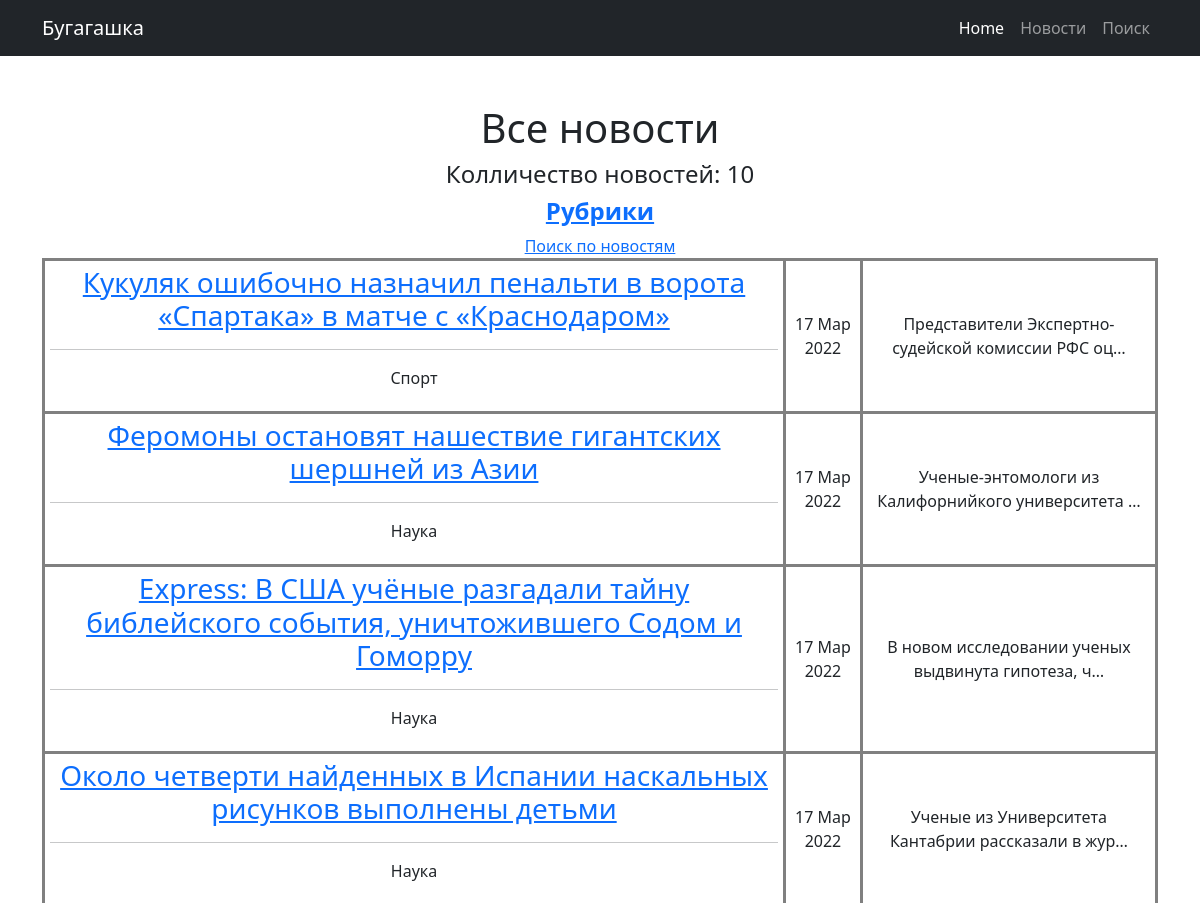
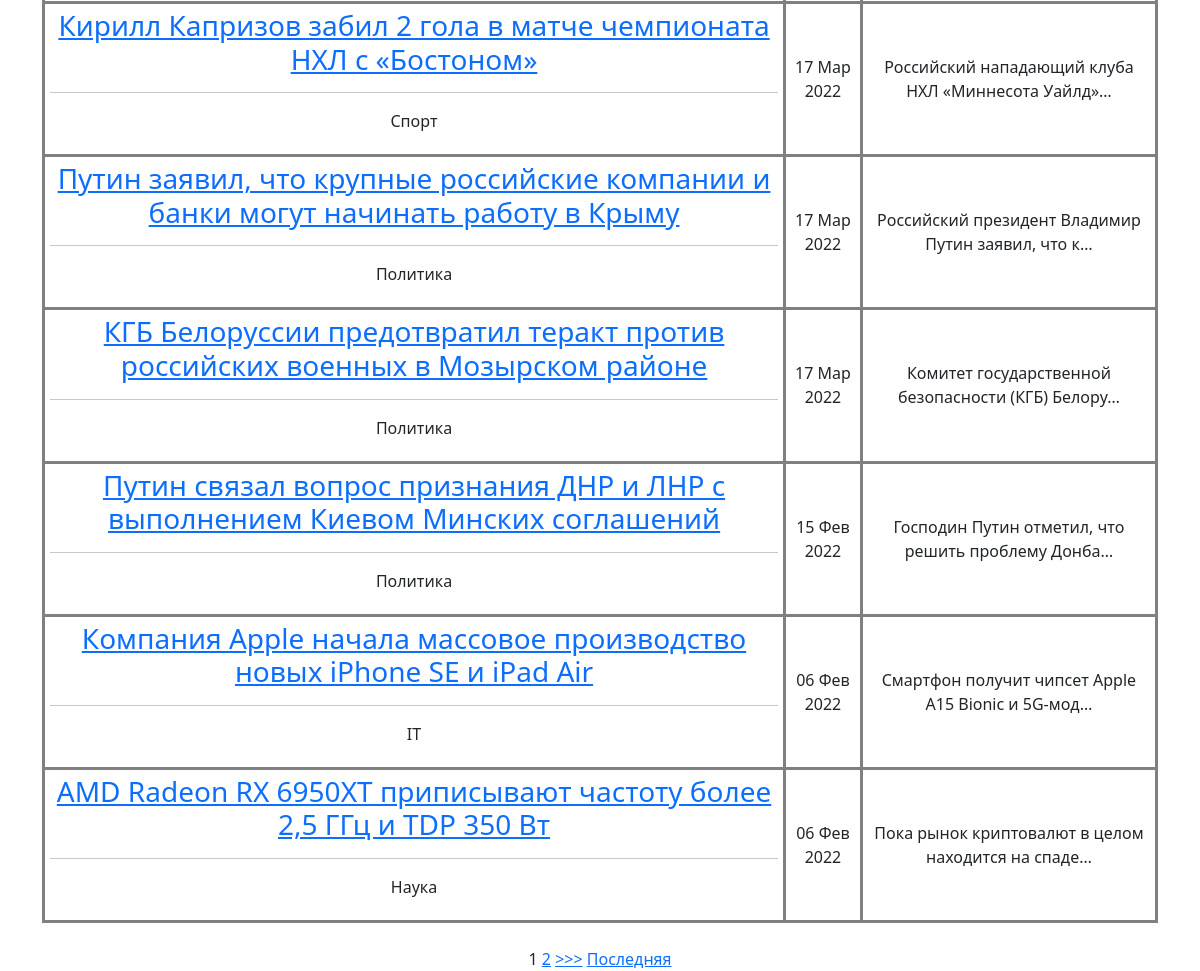
Page /news/ on the committed database (2 pictures, top to bottom).
### news/models.py (models this page shows, shortened)
class Post (models.Model):
    author = models.ForeignKey(Author, on_delete=models.CASCADE)
    NEWS = 'NW'
    ARTICLE = 'AR'
    CATEGORY_CHOICE = (
        (NEWS, 'Новость'),
        (ARTICLE, 'Статья')
    )
    categoryType = models.CharField(max_length=2, choices=CATEGORY_CHOICE, default=ARTICLE)
    dateCreation = models.DateTimeField(auto_now_add=True)
    postCategory = models.ManyToManyField(Category, through='PostCategory')
    title = models.CharField(max_length=128)
    text = models.TextField()
    rating = models.SmallIntegerField(default=0)

class Category(models.Model):
    name = models.CharField(max_length=64, unique=True)
    subscribers = models.ManyToManyField(User, null=True)
    def __str__(self):
        return f'{self.name}'

### news/views.py (the view)
# urls.py: path('', cache_page(60)(PostList.as_view())),
class PostList(ListView):
    model = Post
    template_name = 'posts.html'
    context_object_name = 'posts'
    queryset = Post.objects.order_by('-dateCreation')
    paginate_by = 10
    def get_context_data(self, **kwargs):
        context = super().get_context_data(**kwargs)
        context['is_authors'] = self.request.user.groups.filter(name='authors').exists()
        context['categories'] = Category.objects.all()
        context['authors'] = Author.objects.all()
        return context

### news/templatetags/my_filters.py (called while the page is built)
@register.filter(name='Censor')
def Censor(value):
    censor_list = ['стопслово', 'стопслово2', 'стопслово3', 'стопслово1', 'тест']
    list_words = value.split()
    for i in censor_list:
        for j in list_words:
            if j == i:
                a = list_words.index(j)
                list_words.remove(j)
                list_words.insert(a, '*' * len(j))
    return ' '.join(list_words)

### templates/posts.html (shortened to what this page needs)
{% extends 'default.html' %}
{% load my_filters %}
{% block content %}
        <h1>Все новости</h1>
        <h4>Колличество новостей: {{ posts|length }}</h4>
        <h4><b><a href="/news/category/">Рубрики</a></b></h4>
        <a href="/news/search/">Поиск по новостям</a></br>
    {% if posts %}
        <table>
        {% for post in posts %}
            <tr>
                <td>
                    <h3><a href="{% url 'post' post.id %}">{{ post.title|Censor }}</a></h3>
                    <hr>
                    {% for cat in post.postCategory.all %}
                    <p>{{ cat }}</p>
                    {% endfor %}
                </td>
                <td>
                    {{ post.dateCreation|date:'d M Y' }}
                </td>
                <td>
                    {{ post.text|truncatechars:50|Censor }}
                </td>
            </tr>
        {% endfor %}
        </table>
<br>
        {% if is_paginated %}
        {% for num in page_obj.paginator.page_range %}
            {% if page_obj.number == num %}
            <a>{{ num }}</a>
            {% elif num > page_obj.number|add:'-3' and num < page_obj.number|add:'3' %}
            <a href="?page={{ num }}">{{ num }}</a>
            {% endif %}
        {% endfor %}
        {% if page_obj.has_next %}
        <a href="?page={{ page_obj.next_page_number }}">>>></a>
        <a href="?page={{ page_obj.paginator.num_pages }}">Последняя</a>
        {% endif %}
    {% endif %}
    {% else %}
        <h1>Нет новостей</h1>
    {% endif %}
{% endblock content %}

### rows in the picture
Post: title|Censor "Кукуляк ошибочно назначил пенальти в ворота «Спартака» в матче с «Краснодаром»", dateCreation "17 Мар 2022", text|Censor "Представители Экспертно-судейской комиссии РФС оц…"
Category: name "Спорт"
Post: title|Censor "Феромоны остановят нашествие гигантских шершней из Азии", dateCreation "17 Мар 2022", text|Censor "Ученые-энтомологи из Калифорнийкого университета …"
Category: name "Наука"
Post: title|Censor "Express: В США учёные разгадали тайну библейского события, уничтожившего Содом и Гоморру", dateCreation "17 Мар 2022", text|Censor "В новом исследовании ученых выдвинута гипотеза, ч…"
Post: title|Censor "Около четверти найденных в Испании наскальных рисунков выполнены детьми", dateCreation "17 Мар 2022", text|Censor "Ученые из Университета Кантабрии рассказали в жур…"
Post: title|Censor "Кирилл Капризов забил 2 гола в матче чемпионата НХЛ с «Бостоном»", dateCreation "17 Мар 2022", text|Censor "Российский нападающий клуба НХЛ «Миннесота Уайлд»…"
Post: title|Censor "Путин заявил, что крупные российские компании и банки могут начинать работу в Крыму", dateCreation "17 Мар 2022", text|Censor "Российский президент Владимир Путин заявил, что к…"
Category: name "Политика"
Post: title|Censor "КГБ Белоруссии предотвратил теракт против российских военных в Мозырском районе", dateCreation "17 Мар 2022", text|Censor "Комитет государственной безопасности (КГБ) Белору…"
Post: title|Censor "Путин связал вопрос признания ДНР и ЛНР с выполнением Киевом Минских соглашений", dateCreation "15 Фев 2022", text|Censor "Господин Путин отметил, что решить проблему Донба…"
Post: title|Censor "Компания Apple начала массовое производство новых iPhone SE и iPad Air", dateCreation "06 Фев 2022", text|Censor "Смартфон получит чипсет Apple A15 Bionic и 5G-мод…"
Category: name "IT"
Post: title|Censor "AMD Radeon RX 6950XT приписывают частоту более 2,5 ГГц и TDP 350 Вт", dateCreation "06 Фев 2022", text|Censor "Пока рынок криптовалют в целом находится на спаде…"

### other values in the picture
{{ posts|length }} "10"
{{ num }} "1"
{{ num }} "2"
